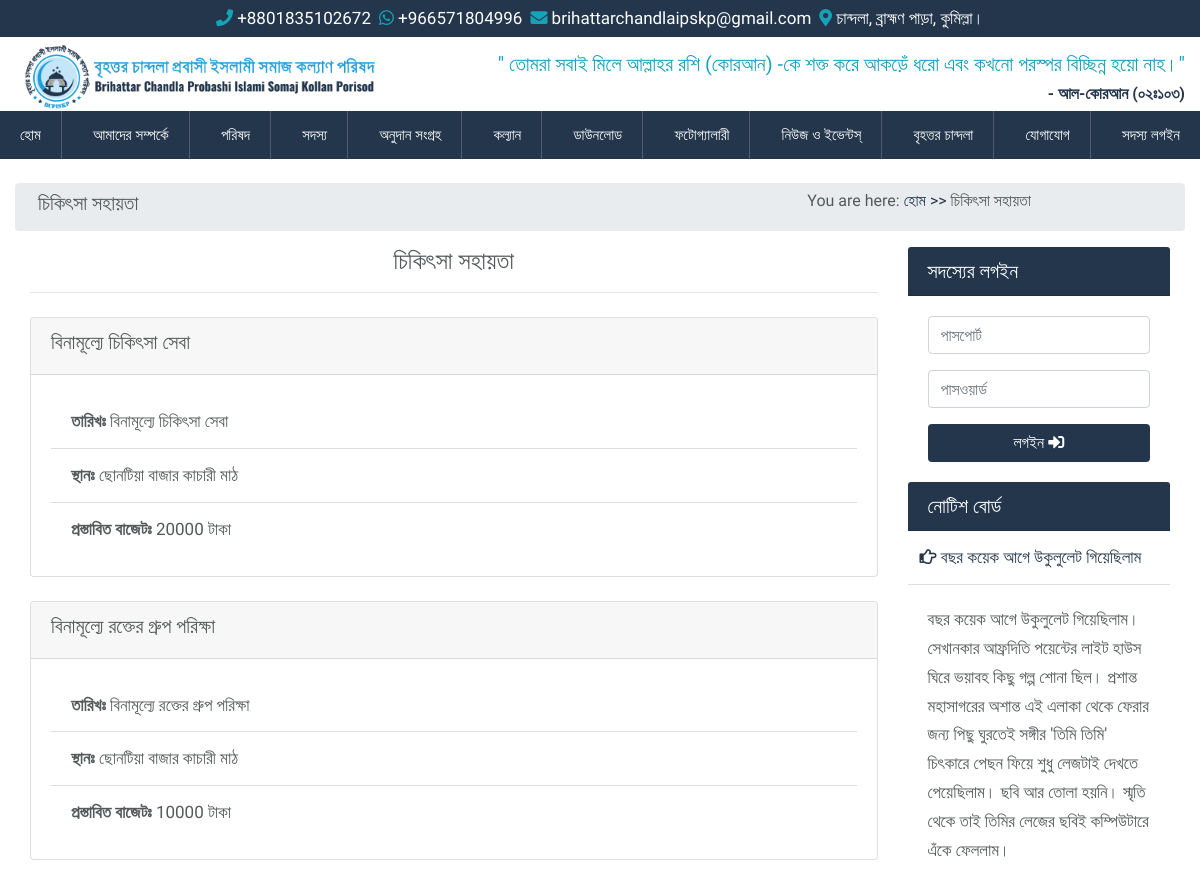
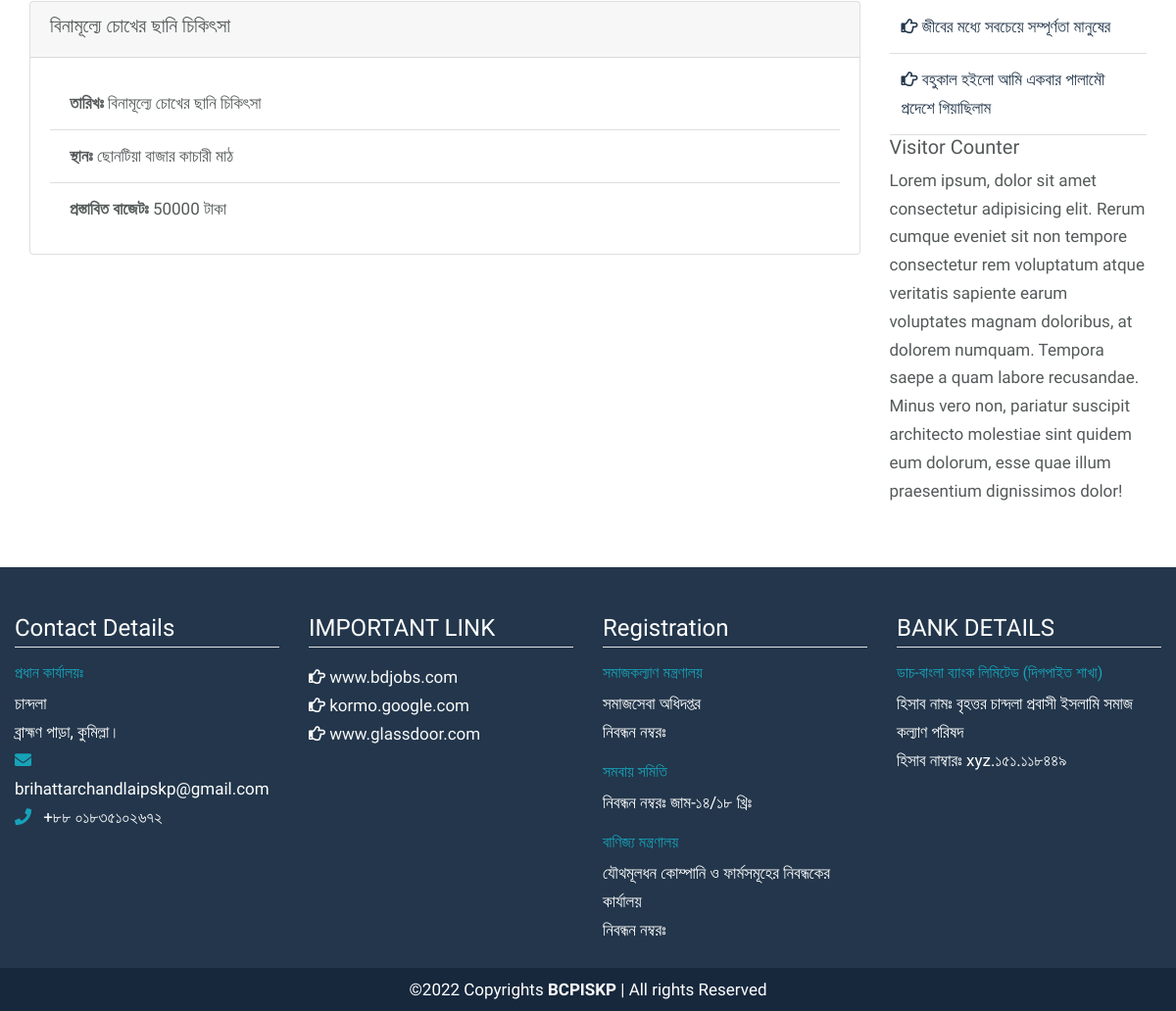
/treatment, run on the app's committed database (2 pictures, top to bottom).
### src/models.py (models this page shows, shortened)
class MedicalAssistance(models.Model):
    name = models.CharField(max_length=255)
    date = models.DateField(blank=True, null=True)
    venue = models.CharField(max_length=255, blank=True, null=True, default="")
    budget = models.PositiveIntegerField(blank=True, null=True, default=0)
    description = models.TextField(blank=True, null=True, default="")
    is_active = models.BooleanField(default=True, blank=True, null=True)
    created_at = models.DateTimeField(auto_now_add=True)
    updated_at = models.DateTimeField(auto_now=True)

class Notice(models.Model):
    title = models.CharField(max_length=255, blank=True, null=True)
    description = models.TextField(null=True, blank=True)
    is_active = models.BooleanField(default=True, blank=True, null=True)
    created_at = models.DateTimeField(auto_now_add=True)
    updated_at = models.DateTimeField(auto_now=True)

### src/views.py (the view)
# urls.py: path("treatment", treatment, name="treatment"),
def treatment(request):
    treatments = MedicalAssistance.objects.filter(is_active=True)
    context = {"treatments": treatments}
    return render(request, "pages/development/treatment.html", context)

### src/context_processors.py (called while the page is built)
def get_notice(request):
    notices = Notice.objects.filter(is_active=True).order_by("-id")
    return {"notices": notices}

### templates/pages/development/treatment.html (shortened to what this page needs)
{% extends 'base.html' %}
{% load static %}
{% block content %}
<div class="container-fluid">
    <div class="row breadcrumb p-2">
        <div class="col-md-8">
            <h5>চিকিৎসা সহায়তা</h5>
        </div>
        <div class="col-md-4">
            <h6>You are here: <a href="{% url 'home' %}">হোম >></a> চিকিৎসা সহায়তা</h6>
        </div>
    </div>
    <div class="row">
        <div class="intro-main col-md-9">
            <h4 class="text-center">চিকিৎসা সহায়তা</h4>
            <hr>
            {% for treatment in treatments %}
            <div class="card mt-4">
                <div class="card-header">
                    <h5>{{ treatment.name }}</h5>
                </div>
                <div class="card-body">
                    <ul class="list-group-flush">
                        <li class="list-group-item"><strong>তারিখঃ</strong> {{ treatment.name }}</li>
                        <li class="list-group-item"><strong>স্থানঃ</strong> {{ treatment.venue }}</li>
                        <li class="list-group-item"><strong>প্রস্তাবিত বাজেটঃ</strong> {{ treatment.budget }} টাকা</li>
                    </ul>
                </div>
            </div>
            {% endfor %}
        </div>
        <div class="intro-right col-md-3">
            <div class="member-login">
                {% include "snippets/member_login.html" %}
            </div>
            <div class="notice-board">
                {% include "snippets/notice_board.html" %}
            </div>
            <div class="visitor-count">
                {% include "snippets/visitor_count.html" %}
            </div>
        </div>
    </div>
</div>
{% endblock content %}

### templates/snippets/notice_board.html
<div class="card border-0">
  <h5 class="card-header bg-blue">নোটিশ বোর্ড</h5>
  <div class="card-body p-0 accordion" id="accordionExample">
    {% for notice in notices %}
    <div class="card border-0">
      <div class="card-header p-1 bg-white" id="heading{{notice.id}}">
        <a href="" class="px-2 py-2 d-block" type="button" data-toggle="collapse" data-target="#collapse{{notice.id}}"
          aria-expanded="true" aria-controls="collapseOne">
          <i class="far fa-hand-point-right"></i> {{notice.title}}
        </a>
      </div>
      <div id="collapse{{notice.id}}" class="collapse {% if forloop.counter0 == 0 %} show {% endif %}"
        aria-labelledby="heading{{notice.id}}" data-parent="#accordionExample">
        <div class="card-body">
          {{notice.description}}
        </div>
      </div>
    </div>
    {% endfor %}
  </div>
</div>

### static/css/style_backup.css (style rules this page uses)
body { margin: 0; padding: 0; font-family: 'Baloo Da 2', cursive; font-size: 17px; line-height: 1.8rem; color: #545959; }

### static/css/main.css (style rules this page uses)
:root { --mainColor: #23364B; --darkBlue: #17283d; }
.bg-blue { color: #fff; background-color: var(--mainColor); }
ul { list-style: none; margin: 0 !important; padding: 0 !important; }

### data on the page
MedicalAssistance: name "বিনামূল্যে চিকিৎসা সেবা", venue "ছোনটিয়া বাজার কাচারী মাঠ", budget "20000"
MedicalAssistance: name "বিনামূল্যে রক্তের গ্রুপ পরিক্ষা", venue "ছোনটিয়া বাজার কাচারী মাঠ", budget "10000"
MedicalAssistance: name "বিনামূল্যে চোখের ছানি চিকিৎসা", venue "ছোনটিয়া বাজার কাচারী মাঠ", budget "50000"
Notice: title "বছর কয়েক আগে উকুলুলেট গিয়েছিলাম", description "বছর কয়েক আগে উকুলুলেট গিয়েছিলাম। সেখানকার আফ্রদিতি পয়েন্টের লাইট হাউস ঘিরে ভয়াবহ কিছু গল্প শোনা ছিল। প্রশান্ত মহাসাগরের অশান্ত এই এলাকা থেকে ফেরার জন্য পিছু ঘুরতেই সঙ্গীর 'তিমি তিমি' চিৎকারে পেছন ফিয়ে শুধু লেজটাই দেখতে পেয়েছিলাম। ছবি আর তোলা হয়নি। স্মৃতি থেকে তাই তিমির লেজের ছবিই কম্পিউটারে এঁকে ফেললাম।"
Notice: title "জীবের মধ্যে সবচেয়ে সম্পূর্ণতা মানুষের"
Notice: title "বহুকাল হইলো আমি একবার পালামৌ প্রদেশে গিয়াছিলাম"
